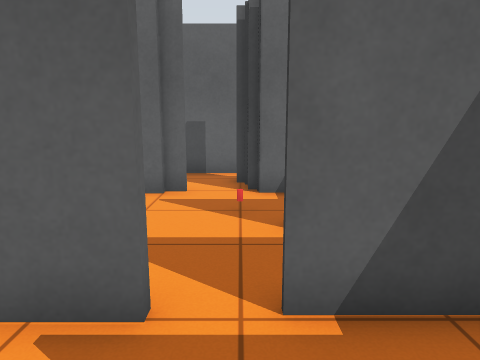
[1] (above)

24 first-person views from a walk through a Gazebo world. The camera is 0.94 m above the floor, tilts 10° down and sees 70° across. The floor is counted in squares, 0.5 m on a side. Each view is taken from the middle of a square. On the plan, view 1 faces up. The plan holds only what a view shows up to about 17 squares ahead; the rest is blank. Simple shapes stand in for some stock models.

[2]
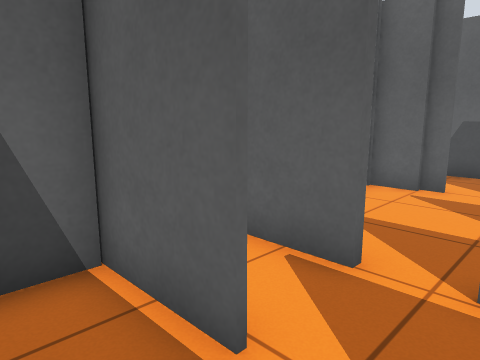

[3]
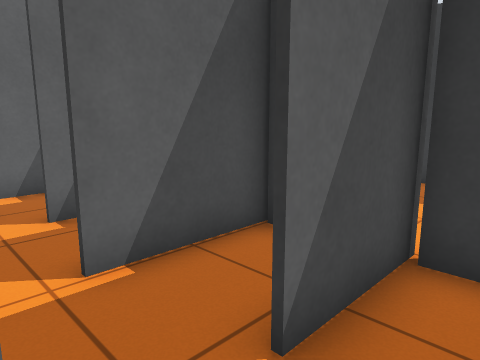

[4]
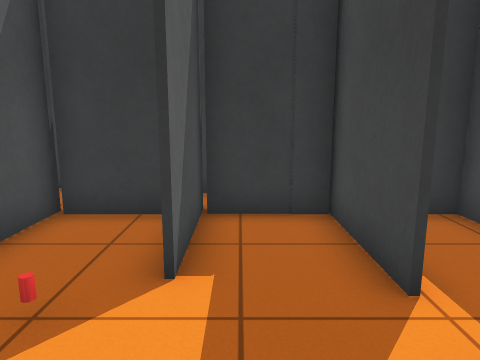

[5]
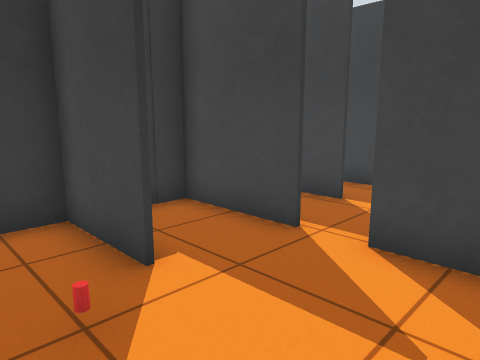

[6]
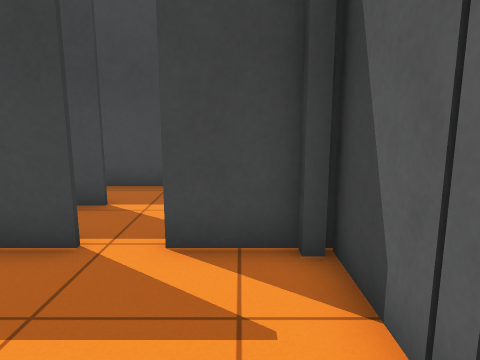

[7]
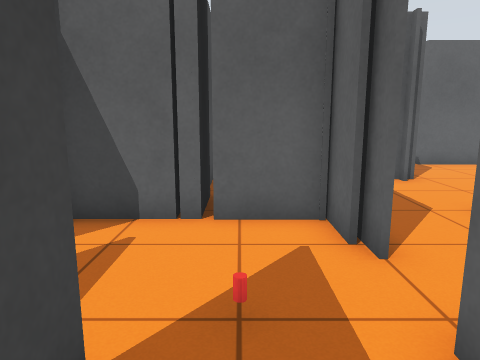

[8]
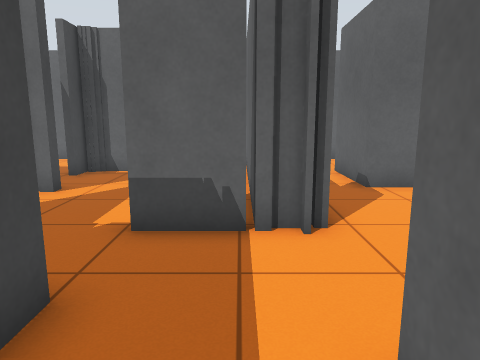

[9]
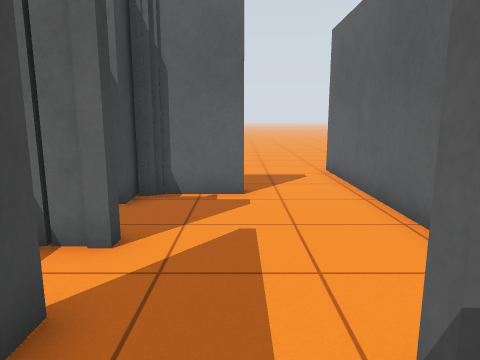

[10]
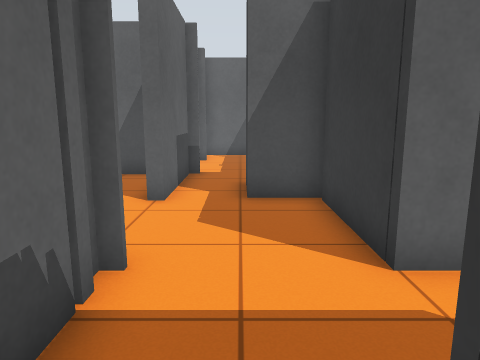

[11]
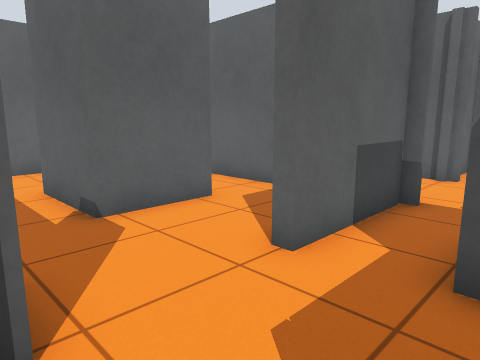

[12]
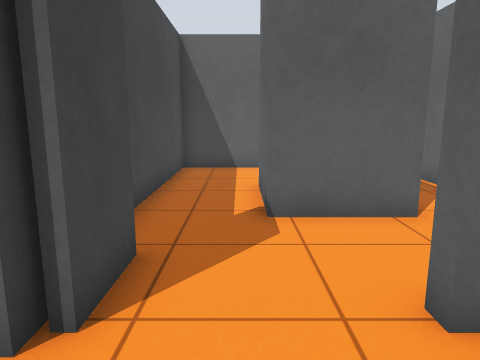

[13]
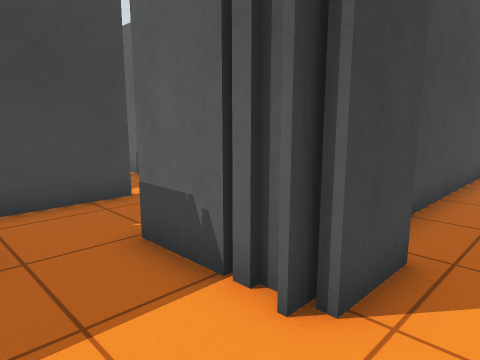

[14]
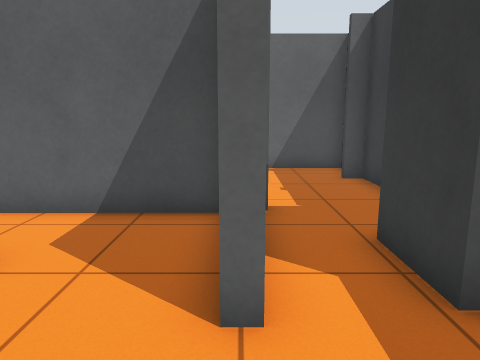

[15]
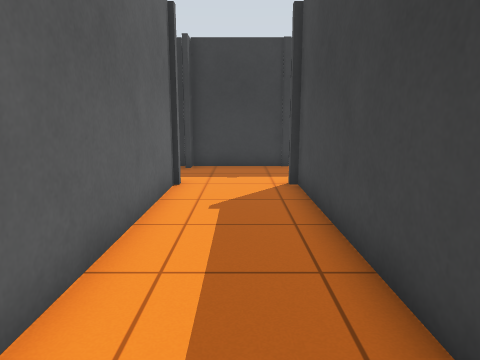

[16]
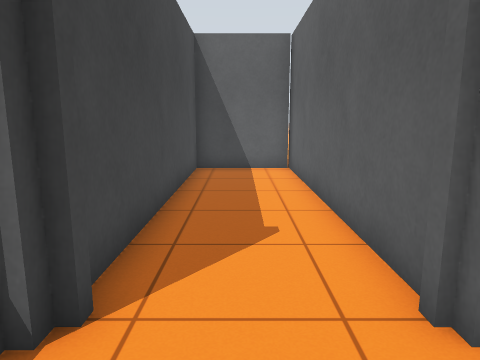

[17]
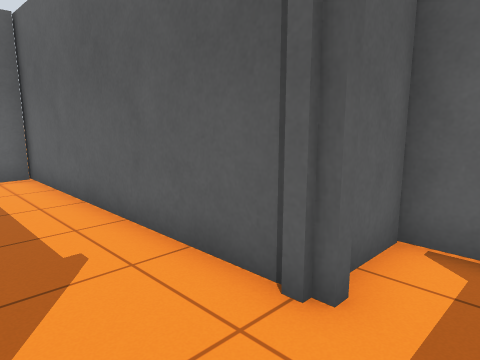

[18]
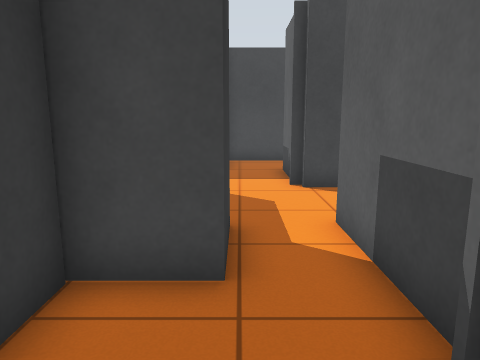

[19]
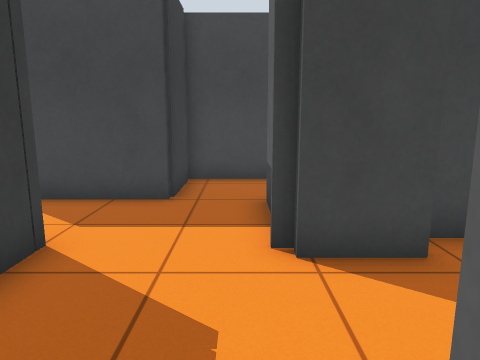

[20]
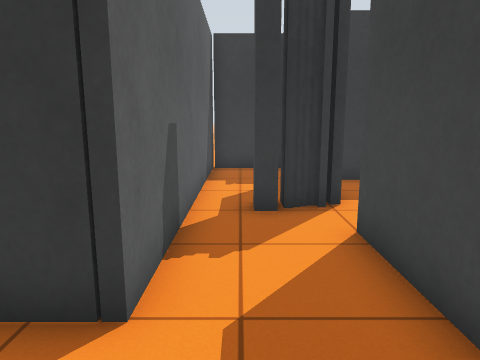

[21]
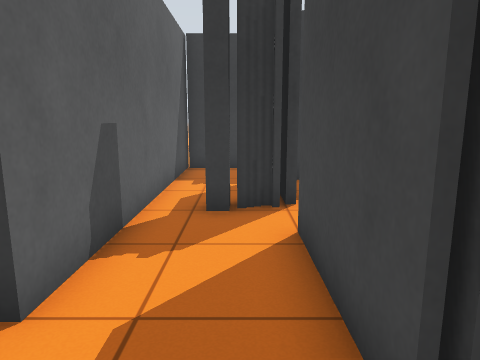

[22]
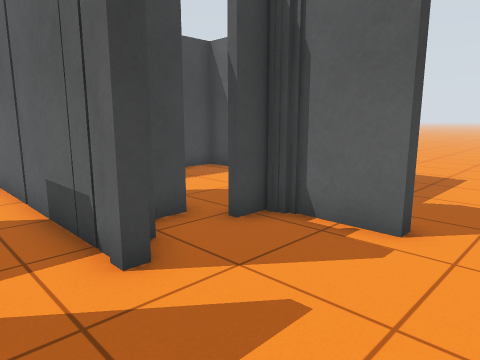

[23]
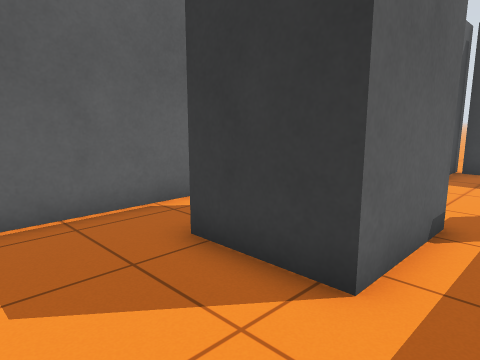

[24]
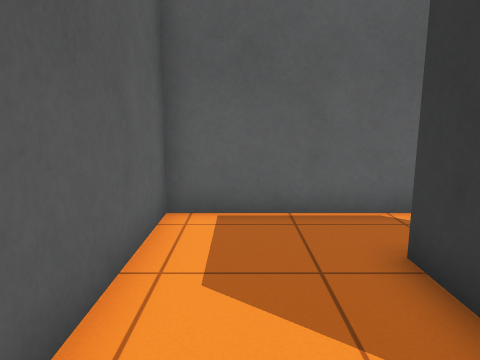

### Floor plan
Points are (right, up) in squares from view 1. A wall is a line through its corners. A room is listed if a view was taken in it or the views show most of it. See-through windows are left out.
Room 1 (views 1, 2, 3)
walls: (-0.8, 0.7) (-3.3, 0.7) (-3.3, -0.4); (0.1, -1.6) (2.1, -1.6); (3.7, -0.4) (3.7, 1.2); (4, 0.5) (0.9, 0.5)
ways out: opening at (0, 1)
Room 2 (view 4)
walls: (0.4, 3.2) (3.7, 3.2) (3.7, 5.8); (-2.9, 3.2) (-0.9, 3.2); (-3.2, 3.5) (-2.8, 3.5); (-3.3, 5.4) (-3.3, 3.2); (4.1, 5.8) (0.8, 5.8)
ways out: opening at (-1.5, 6) to room 3; opening at (0, 3)
Room 3 (views 5, 6, 7)
walls: (0.8, 5.9) (3.7, 5.9) (3.7, 8.6); (-1.4, 8.9) (-2.4, 8.9); (-1.9, 8.7) (-3.3, 8.7) (-3.3, 5.4); (0.6, 10.2) (-0.1, 10.2); (-3.9, 5.9) (-3.2, 5.9); (4, 8.7) (0.4, 8.7)
ways out: opening at (-1.5, 6) to room 2; opening at (-1, 9) to room 4
objects: drink can (0, 7)
Room 4 (views 8, 9, 10, 20, 21)
walls: (-5.3, 9) (-1.4, 9); (-7.6, 11.6) (-7.6, 9.1) (-8, 9.1); (-5.3, 6.1) (-5.3, 8.8) (-5, 8.8); (-0.1, 10.2) (-0.1, 10.7) (0.6, 10.7); (0.2, 9.6) (0.2, 10.1) (0.9, 10.1); (0.4, 9.2) (0.4, 9.8); (-9.1, 6.1) (-3.2, 6.1); (1.4, 12.1) (-4, 12.1)
ways out: opening at (-1, 9) to room 3; opening at (-6, 12) to room 5; opening at (-8, 8) to room 8; opening at (2, 11) to room 9
Room 5 (views 11, 12, 13)
walls: (-7.8, 12.5) (-7.8, 11.5); (-4, 12.1) (-4, 16); (-3.6, 16.1) (-5.8, 16.1)
ways out: opening at (-6, 12) to room 4; opening at (-8, 14) to room 6; opening at (-7, 17) to room 7
Room 6 (views 14, 23, 24)
walls: (-11.5, 17.5) (-11.5, 14.5) (-14.7, 14.5) (-14.7, 17.5); (-9.6, 12.5) (-7.8, 12.5); (-7.8, 15.9) (-8.2, 15.9); (-8.4, 19.8) (-18.5, 19.8) (-18.5, 11.7) (-10, 11.7); (-8, 12.2) (-7.4, 12.2)
ways out: opening at (-8, 14) to room 5
Room 7 (views 15, 16, 17, 18, 19)
walls: (-8.2, 20.5) (-7.8, 20.5); (-7.8, 19.9) (-7.8, 15.9); (-7.5, 23.9) (-18.8, 23.9); (-3.6, 23.9) (-4.8, 23.9); (-5.8, 16.1) (-5.8, 18.2) (-4, 18.2) (-4, 24); (-4, 26.4) (-7.8, 26.4) (-7.8, 24.8); (-18.5, 23.9) (-18.5, 20.3) (-8.1, 20.3)
ways out: opening at (-7, 17) to room 5
Room 8 (view 22)
walls: (-14.6, 8.1) (-14.6, 5.9); (-11.2, 6.1) (-10.9, 6.1); (-14.3, 6) (-14.3, 5.5); (-14.6, 5.4) (-13.4, 5.4); (-13.1, 4.4) (-12.2, 4.4); (-7.5, 11.3) (-14.4, 11.3)
ways out: opening at (-8, 8) to room 4; opening at (-15, 10); opening at (-10, 6)
Room 9 (no view inside)
walls: (6.3, 9.4) (6.3, 12); (6.8, 12.1) (1.4, 12.1)
ways out: opening at (2, 11) to room 4

Where each view was taken, in squares from view 1:
view 1: 0 up, 0 right, facing up
view 2: 1 down, 1 right, facing up-left
view 3: 1 down, 1 left, facing up-right
view 4: 5 up, 3 left, facing right
view 5: 8 up, 3 left, facing down-right
view 6: 8 up, 2 left, facing down
view 7: 7 up, 3 right, facing left
view 8: 11 up, 2 left, facing left
view 9: 8 up, 6 left, facing left
view 10: 8 up, 6 left, facing up
view 11: 12 up, 5 left, facing up-left
view 12: 14 up, 5 left, facing left
view 13: 14 up, 5 left, facing down-left
view 14: 13 up, 8 left, facing up
view 15: 22 up, 18 left, facing right
view 16: 22 up, 5 left, facing left
view 17: 21 up, 6 left, facing up-left
view 18: 22 up, 6 left, facing down
view 19: 17 up, 7 left, facing down
view 20: 11 up, 7 left, facing right
view 21: 10 up, 7 left, facing right
view 22: 10 up, 9 left, facing down-left
view 23: 13 up, 18 left, facing up-right
view 24: 13 up, 17 left, facing up
